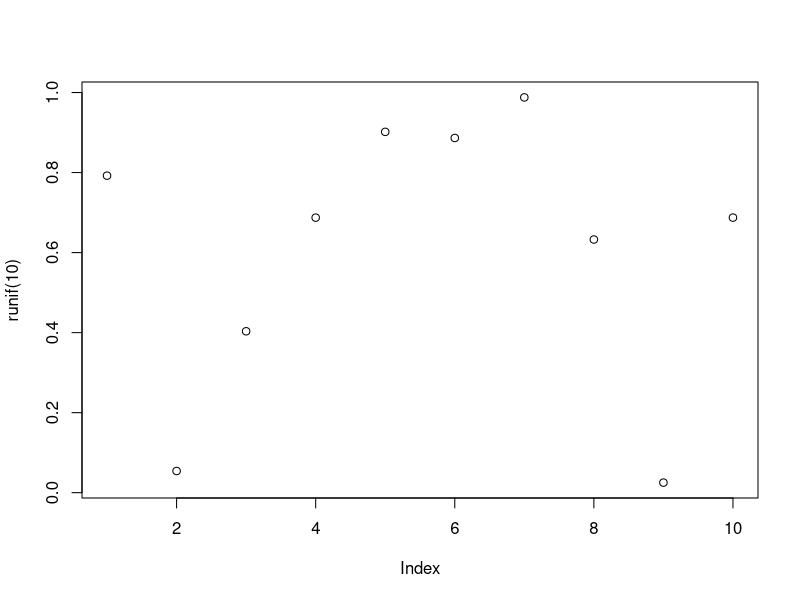

Generate this figure with R:
# P. Alexander Burnham
# January 26, 2017
# Computational Biology (381)
# R Code for In-Class Use 

#' ## In Class R Script

# January 26, 2017
# Set my working directory:
setwd("/Users/phillipburnham/ComputationalBiology/CompBio")

# Clear memory of characters:
ls()
rm(list=ls())

# New Plot
plot(runif(10))

# show some data in the console 

z <- rnorm(n=3, mean=10, sd=2)
print(z)

# "purl"

library(knitr)




